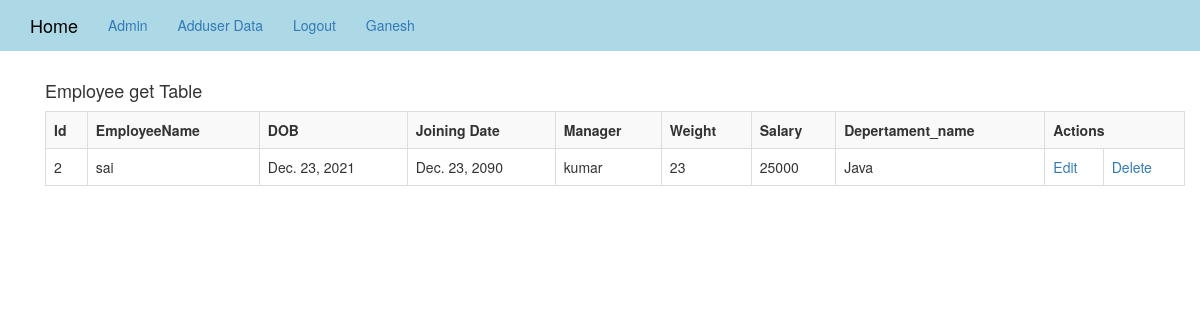
/qf/Ganesh (signed in), run on the app's committed database.
### layout/models.py (models this page shows, shortened)
class Employee(models.Model):
    employee_name=models.CharField(max_length=250)
    dob=models.DateField()
    joining_date=models.DateField()
    manager=models.CharField(max_length=250)
    weight=models.IntegerField()
    salary=models.BigIntegerField()
    department=models.ForeignKey(Department,on_delete=models.CASCADE)
    city=models.CharField(max_length=250)

class Department(models.Model):
    department_name=models.CharField(max_length=50)
    def __str__(self):
        return self.department_name

### layout/views.py (the view)
# urls.py: path('qf/<str:employee_name>', views.quaryf, name='qf'),
def quaryf(request,employee_name):
    emp=Employee.objects.get(employee_name='sai')
    return render(request,'qf.html',{'emp':emp})

### Templates/qf.html
<!DOCTYPE html>
{% extends 'index.html' %}
{% load static %}
{% block body_block %}
<div class="container">
    <h4 style="text=-align:center;">Employee get Table</h4>
    <table class="table table-striped table-bordered table-sm">
        <tr>
            <th>Id</th>
            <th>EmployeeName</th>
            <th>DOB</th>
            <th>Joining Date</th>
            <th>Manager</th>
            <th>Weight</th>
            <th>Salary</th>
            <th>Depertament_name</th>
            <th colspan="2">Actions</th>
        </tr>
        <tr>
            <td>{{emp.id}}</td>
            <td>{{emp.employee_name}}</td>
            <td>{{emp.dob}}</td>
            <td>{{emp.joining_date}}</td>
            <td>{{emp.manager}}</td>
            <td>{{emp.weight}}</td>
            <td>{{emp.salary}}</td>
            <td>{{emp.department}}</td>
            <td><a href="#" >Edit</a></td>
            <td><a href="#">Delete</a></td>
        </tr>
    </table>
</div>
{% endblock %}

### Templates/index.html (shortened to what this page needs)
{% load static %}
<!DOCTYPE html>
<html lang="en">
<head>
  <link rel="stylesheet" href="https://maxcdn.bootstrapcdn.com/bootstrap/3.3.7/css/bootstrap.min.css" />
  <link rel="stylesheet" href="https://cdnjs.cloudflare.com/ajax/libs/font-awesome/4.7.0/css/font-awesome.min.css">
    <link rel="stylesheet" href="https://stackpath.bootstrapcdn.com/bootstrap/3.4.1/css/bootstrap.min.css">
</head>
<body>
<nav class="navbar  navbar-custom navbar-static-top"  >
    <div class="container">
        <ul class="nav navbar-nav">
            <li><a class="navbar-brand" href="{% url 'main' %}">Home</a> </li>
            <li><a class="navbar-link"  href="{% url 'admin:index' %}">Admin</a></li>
            {% if user.is_authenticated %}
            <li><a class="navbar-link"  href="{% url 'adduser' %}">Adduser Data</a></li>
            {% endif %}
            {% if user.is_authenticated %}
            <li><a class="navabar-link" href="{% url 'user_logout' %}">Logout</a> </li>
            <li><a class="navbar-text-right"  href="{% url 'main' %}">{{user.username}}</a></li>
            {% else %}
             <li><a class="navbar-link"  href="{% url 'register' %}">Register</a></li>
            <li><a class="navbar-link" href="{% url 'login' %}">Login</a> </li>
            {% endif %}
        </ul>
    </div>
</nav>
<div class="container">
{% block body_block %}
{% endblock %}
</div>
</body>
</html>

### Templates/index.html (style rules this page uses)
.navbar-custom { background-color: lightblue; }
.navbar-custom .navbar-brand, .navbar-custom .navbar-text { color:black; }

### data on the page
Employee: id "2", employee_name "sai", dob "Dec. 23, 2021", joining_date "Dec. 23, 2090", manager "kumar", weight "23", salary "25000", department "Java"

### other printed values
{{ user.username }} "Ganesh"
